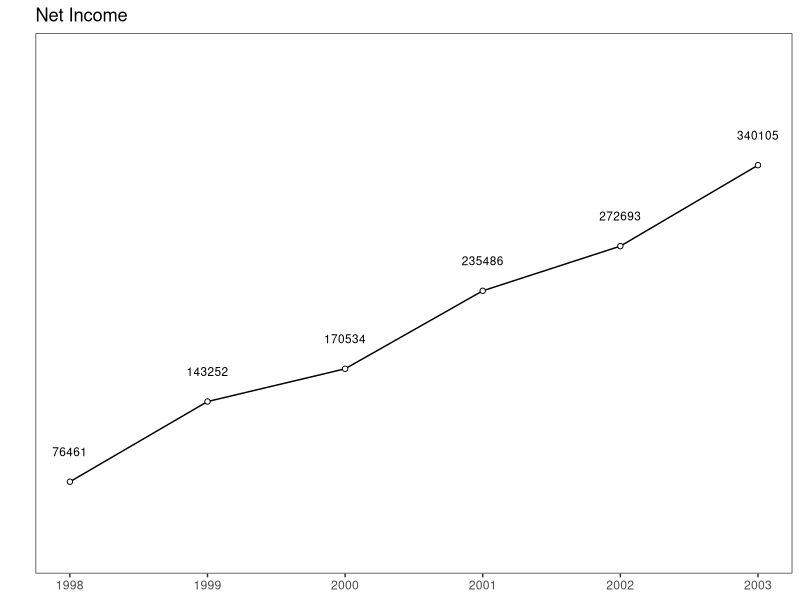
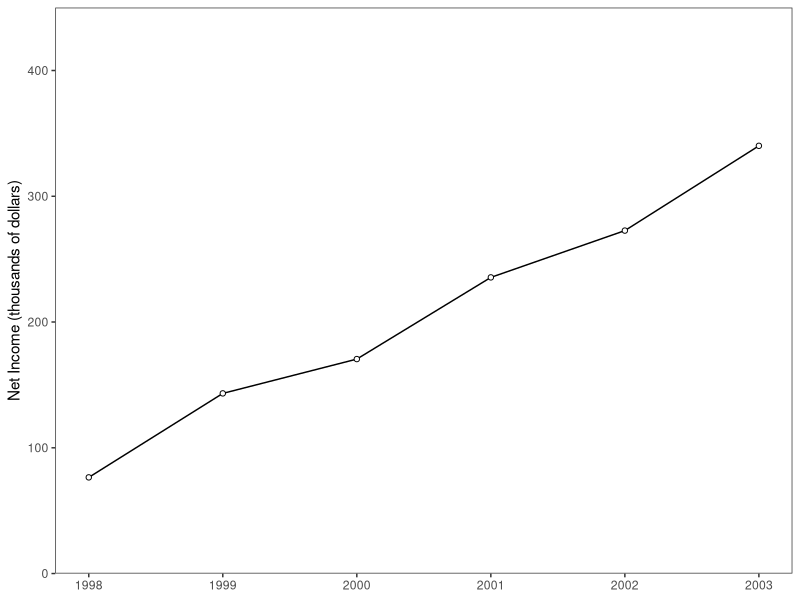

The R script that drew these images, in order: (Note: this script raises an error after producing the figures.)
library(ggplot2)
library(gridExtra)

this_base <- "fig07-23_annual-report-no-y-scale"

my_data <- data.frame(
  year = c(1998, 1999, 2000, 2001, 2002, 2003),
  income = c(76461, 143252, 170534, 235486, 272693, 340105))

p1 <- ggplot(my_data, aes(x = year, y = income / 1000)) +
  geom_line() +
  geom_point(shape = 21, fill = "white") +
  geom_text(y = (my_data$income / 1000) + 25, size = 3, 
            label = my_data$income) +
  scale_y_continuous(limits = c(0, 450), expand = c(0, 0)) +
  ggtitle("Net Income") +
  theme_bw() +
  theme(panel.grid.major = element_blank(),
        panel.grid.minor = element_blank(),
        axis.text.y = element_text(colour = "white"),
        axis.ticks.y = element_blank(),
        axis.title = element_blank())

p1

p2 <- ggplot(my_data, aes(x = year, y = income / 1000)) +
  geom_line() +
  geom_point(shape = 21, fill = "white") +
  scale_y_continuous(breaks = seq(0, 400, 100), limits = c(0, 450),
                     expand = c(0, 0)) +
  labs(x = NULL, y = "Net Income (thousands of dollars)") +
  theme_bw() +
  theme(panel.grid.major = element_blank(),
        panel.grid.minor = element_blank())

p2

p3 <- arrangeGrob(
  p1, p2, nrow = 2,
  main = textGrob("Fig 7.23 Annual Report: No Y Scale", 
                  just = "top", vjust = 0.75, gp = gpar(fontsize = 16, 
                                                        lineheight = 1, 
                                                        fontface = "bold")))

p3

ggsave(paste0(this_base, ".png"), p3, width = 5, height = 6)
